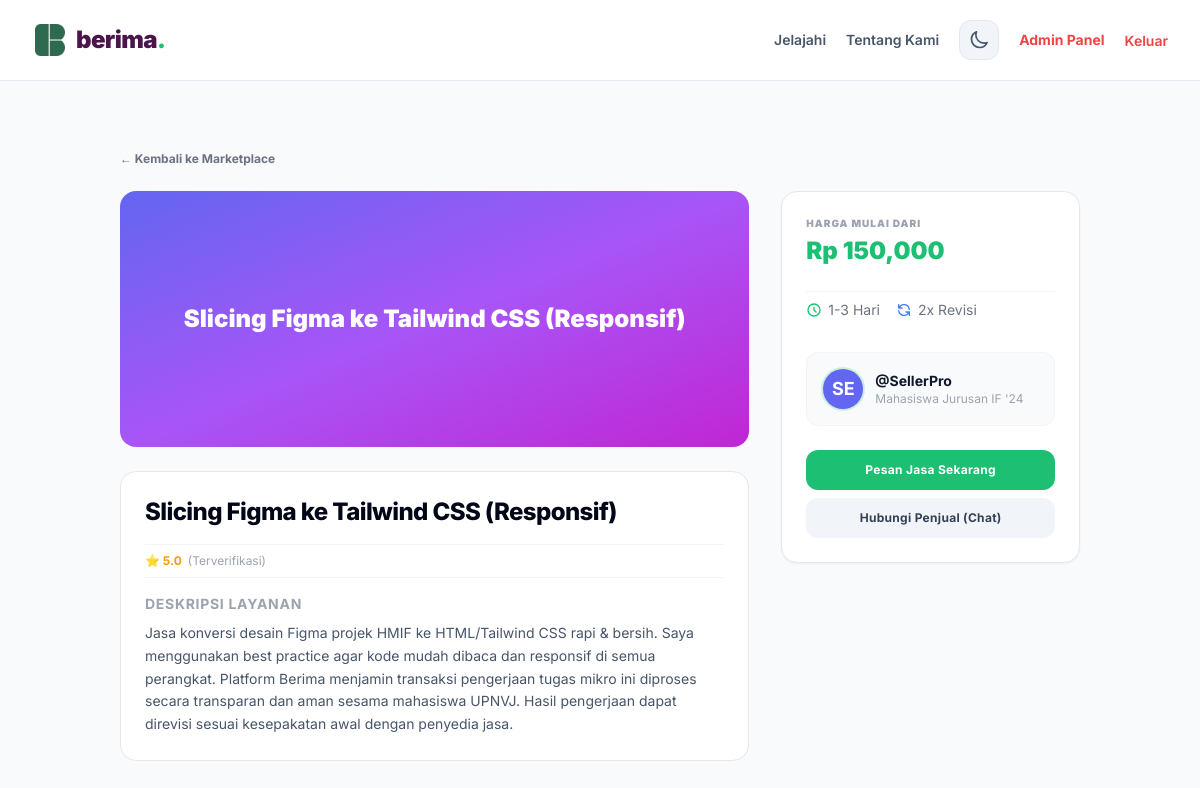
/gig/1 (signed in), run on the app's committed database.
### app/models.py (models this page shows, shortened)
class Gig(db.Model):
    id = db.Column(db.Integer, primary_key=True)
    title = db.Column(db.String(100), nullable=False)
    description = db.Column(db.Text, nullable=True)
    price = db.Column(db.Float, nullable=False)
    delivery = db.Column(db.String(50), nullable=True, default="1-3 Hari")
    revisions = db.Column(db.String(50), nullable=True, default="1x Revisi")
    seller_id = db.Column(db.Integer, db.ForeignKey('user.id'), nullable=False)
    seller = db.relationship('User', backref='gigs')

class User(db.Model, UserMixin):
    id = db.Column(db.Integer, primary_key=True)
    email = db.Column(db.String(120), unique=True, nullable=False)
    username = db.Column(db.String(50), nullable=True)
    major = db.Column(db.String(50), nullable=True, default="IF '24")
    password_hash = db.Column(db.String(128), nullable=False)
    role_id = db.Column(db.Integer, db.ForeignKey('role.id'), nullable=False)
    failed_login_attempts = db.Column(db.Integer, default=0)
    locked_until = db.Column(db.DateTime, nullable=True)
    role = db.relationship('Role', backref='users')

### app/main/routes.py (the view)
@main_bp.route('/gig/<int:gig_id>')
def gig_detail(gig_id):
    gig = Gig.query.get_or_404(gig_id)
    return render_template('gig_detail.html', gig=gig)

### app/models.py (called while the page is built)
@login_manager.user_loader
def load_user(user_id):
    return User.query.get(int(user_id))

### app/templates/gig_detail.html
{% extends 'base.html' %}
{% block content %}
<div class="min-h-screen bg-slate-50 dark:bg-slate-950 text-slate-800 dark:text-slate-100 transition-colors duration-300 py-12">
    <div class="max-w-5xl mx-auto px-4 sm:px-6 lg:px-8">
        <a href="/marketplace" class="inline-flex items-center gap-2 text-xs font-bold text-gray-500 dark:text-slate-400 hover:text-[#1dbf73] transition mb-6">
            ← Kembali ke Marketplace
        </a>
        <div class="grid grid-cols-1 lg:grid-cols-3 gap-8 items-start">
            <div class="lg:col-span-2 space-y-6">
                <div class="h-64 rounded-2xl bg-gradient-to-br from-indigo-500 via-purple-500 to-fuchsia-600 flex flex-col items-center justify-center p-8 text-white font-black text-2xl text-center shadow-xs">
                    {{ gig.title }}
                </div>
                <div class="bg-white dark:bg-slate-900 border border-gray-200 dark:border-slate-800 rounded-2xl p-6 shadow-xs space-y-4">
                    <h1 class="text-2xl font-extrabold tracking-tight text-slate-950 dark:text-white">
                        {{ gig.title }}
                    </h1>
                    <div class="flex items-center gap-4 py-2 border-y border-gray-100 dark:border-slate-800 text-xs">
                        <div class="flex items-center gap-1.5 font-bold text-amber-500">
                            ⭐ 5.0 <span class="text-gray-400 font-normal">(Terverifikasi)</span>
                        </div>
                    </div>
                    <div class="space-y-2">
                        <h3 class="text-sm font-bold uppercase tracking-wider text-gray-400 dark:text-slate-500">Deskripsi Layanan</h3>
                        <p class="text-sm text-slate-600 dark:text-slate-300 leading-relaxed">
                            {{ gig.description }} Platform Berima menjamin transaksi pengerjaan tugas mikro ini diproses secara transparan dan aman sesama mahasiswa UPNVJ. Hasil pengerjaan dapat direvisi sesuai kesepakatan awal dengan penyedia jasa.
                        </p>
                    </div>
                </div>
            </div>
            <div class="bg-white dark:bg-slate-900 border border-gray-200 dark:border-slate-800 rounded-2xl p-6 shadow-sm sticky top-6 space-y-6">
                <div>
                    <span class="text-[10px] text-gray-400 dark:text-slate-500 uppercase font-black tracking-widest block mb-1">Harga Mulai Dari</span>
                    <div class="text-2xl font-black text-[#1dbf73]">Rp {{ "{:,.0f}".format(gig.price) }}</div>
                </div>
                <div class="flex items-center gap-4 py-2 text-sm text-gray-500 dark:text-slate-400 border-t border-gray-100 dark:border-slate-800">
                    <div class="flex items-center gap-1.5" title="Waktu Pengerjaan">
                        <svg class="w-4 h-4 text-[#1dbf73]" fill="none" stroke="currentColor" viewBox="0 0 24 24"><path stroke-linecap="round" stroke-linejoin="round" stroke-width="2" d="M12 8v4l3 3m6-3a9 9 0 11-18 0 9 9 0 0118 0z"></path></svg>
                        <span>{{ gig.delivery }}</span>
                    </div>
                    <div class="flex items-center gap-1.5" title="Batas Revisi">
                        <svg class="w-4 h-4 text-blue-500" fill="none" stroke="currentColor" viewBox="0 0 24 24"><path stroke-linecap="round" stroke-linejoin="round" stroke-width="2" d="M4 4v5h.582m15.356 2A8.001 8.001 0 004.582 9m0 0H9m11 11v-5h-.581m0 0a8.003 8.003 0 01-15.357-2m15.357 2H15"></path></svg>
                        <span>{{ gig.revisions }}</span>
                    </div>
                </div>
                <div class="p-4 bg-gray-50 dark:bg-slate-950/50 border border-gray-100 dark:border-slate-800/80 rounded-xl flex items-center gap-3">
                    <div class="w-10 h-10 rounded-full bg-indigo-500 flex items-center justify-center text-white font-bold text-lg ring-2 ring-[#1dbf73]/20">{{ gig.seller.username[:2]|upper }}</div>
                    <div>
                        <div class="font-bold text-sm text-slate-900 dark:text-white">@{{ gig.seller.username }}</div>
                        <div class="text-xs text-gray-400 dark:text-slate-500">Mahasiswa Jurusan {{ gig.seller.major }}</div>
                    </div>
                </div>
                <div class="space-y-2">
                    <form action="{{ url_for('main.gig_order', gig_id=gig.id) }}" method="POST">
                        <button type="submit" class="w-full bg-[#1dbf73] hover:bg-[#19a763] text-white py-3 rounded-xl text-xs font-bold tracking-wide shadow-xs transition cursor-pointer text-center block mb-2">
                            Pesan Jasa Sekarang
                        </button>
                    </form>
                    <button class="w-full bg-slate-100 dark:bg-slate-800 hover:bg-slate-200 dark:hover:bg-slate-700 text-slate-700 dark:text-slate-200 py-3 rounded-xl text-xs font-bold tracking-wide transition cursor-pointer text-center block">
                        Hubungi Penjual (Chat)
                    </button>
                </div>
            </div>
        </div>
    </div>
</div>
{% endblock %}

### app/templates/base.html (shortened to what this page needs)
<!DOCTYPE html>
<html lang="id">
<head>
    <script src="https://cdn.tailwindcss.com"></script>
</head>
<body class="bg-slate-50 text-slate-800 dark:bg-slate-950 dark:text-slate-100 flex flex-col min-h-screen transition-colors duration-300">
    <nav class="bg-white dark:bg-slate-900 border-b border-slate-200 dark:border-slate-800 sticky top-0 z-50 shadow-xs transition-colors duration-300">
        <div class="max-w-7xl mx-auto px-4 sm:px-6 lg:px-8">
            <div class="flex justify-between h-20 items-center">
                <div class="flex items-center gap-8">
                    <a href="{{ url_for('main.explore_gigs') }}" class="flex items-center gap-2 group">
                        <img src="{{ url_for('static', filename='img/logo.png') }}" class="w-9 h-9 object-contain mix-blend-multiply dark:mix-blend-normal dark:bg-white dark:rounded-md p-0.5 group-hover:scale-105 transition-transform" alt="Logo">
                        <span class="text-2xl font-black tracking-tight text-[#4a154b] dark:text-purple-400 transition-colors duration-300">
                            berima<span class="text-[#1dbf73]">.</span>
                        </span>
                    </a>
                </div>
                <div class="flex items-center gap-5">
                    <a href="{{ url_for('main.explore_gigs') }}" class="text-sm font-semibold text-slate-600 dark:text-slate-300 hover:text-[#1dbf73] dark:hover:text-[#1dbf73] transition">Jelajahi</a>
                    <a href="/about" class="text-sm font-semibold text-slate-600 dark:text-slate-300 hover:text-[#1dbf73] dark:hover:text-[#1dbf73] transition">Tentang Kami</a>
                    <button onclick="toggleTheme()" class="w-10 h-10 flex items-center justify-center rounded-xl bg-slate-100 hover:bg-slate-200 dark:bg-slate-800 dark:hover:bg-slate-700 border border-slate-200 dark:border-slate-700 transition-all duration-200 group cursor-pointer shadow-xs" aria-label="Toggle Theme">
                    </button>
                    {% if current_user.is_authenticated %}
                        {% if current_user.role.name == 'admin' %}
                            <a href="{{ url_for('auth.admin_panel') }}" class="text-sm font-bold text-red-500 hover:underline">Admin Panel</a>
                        {% else %}
                            <a href="{{ url_for('auth.dashboard') }}" class="text-sm font-bold text-[#1dbf73] hover:underline">Dashboard</a>
                        {% endif %}
                        <form action="{{ url_for('auth.logout') }}" method="POST" class="inline">
                            <button type="submit" class="text-sm font-semibold text-red-500 hover:text-red-400 transition cursor-pointer">Keluar</button>
                        </form>
                    {% else %}
                        <a href="{{ url_for('auth.login') }}" class="text-sm font-semibold text-slate-600 dark:text-slate-300 hover:text-[#1dbf73]">Masuk</a>
                        <a href="{{ url_for('auth.register') }}" class="bg-[#1dbf73] text-white text-sm font-bold px-5 py-2.5 rounded-xl hover:bg-[#10a35e] transition shadow-xs">Gabung</a>
                    {% endif %}
                </div>
            </div>
        </div>
    </nav>
    <main class="flex-grow">
        {% block content %}{% endblock %}
    </main>
</body>
</html>

### app/templates/base.html (style rules this page uses)
body { font-family: 'Inter', sans-serif; }

### data on the page
Gig: title "Slicing Figma ke Tailwind CSS (Responsif)", description "Jasa konversi desain Figma projek HMIF ke HTML/Tailwind CSS rapi & bersih. Saya menggunakan best practice agar kode mudah dibaca dan responsif di semua perangkat.", price "150,000", delivery "1-3 Hari", revisions "2x Revisi"
User: seller "SE", seller.username "SellerPro", seller.major "IF '24"
